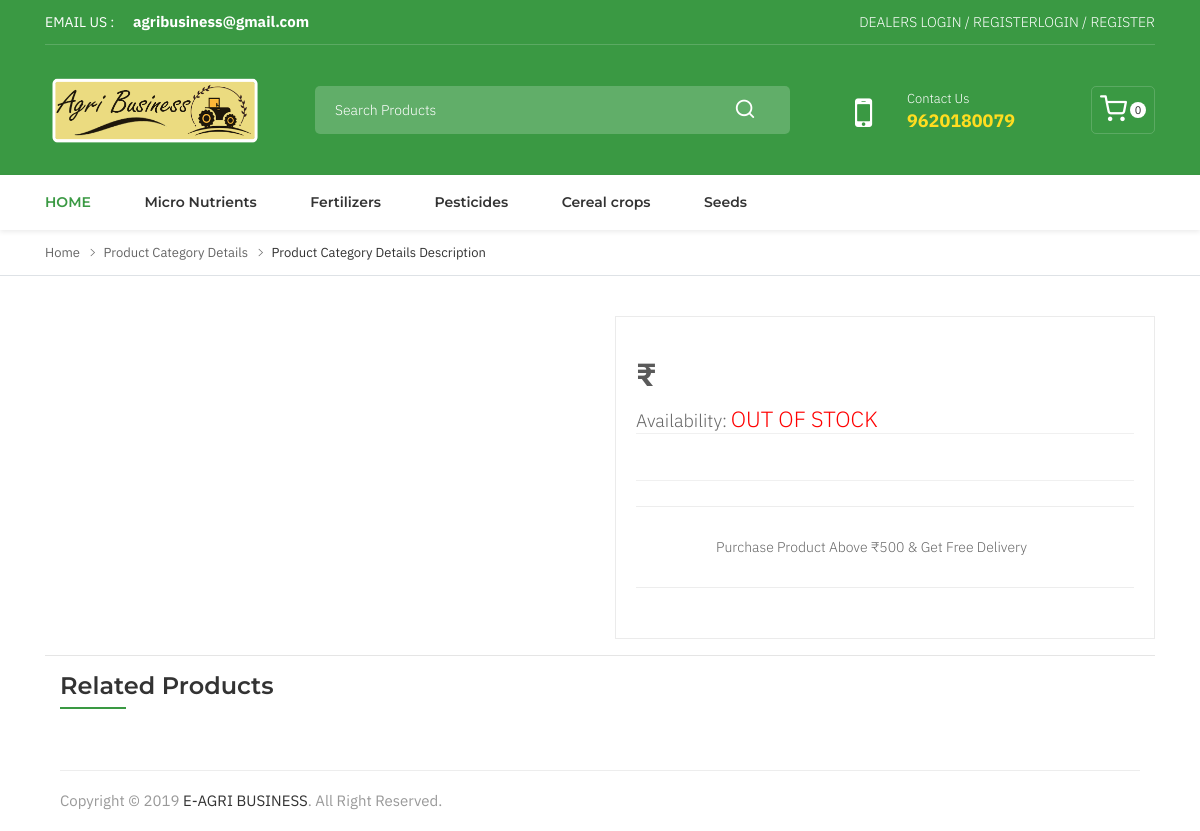
/products_category_search_details.php, run on the app's committed database.
### tables this page shows
CREATE TABLE `product_category` (
  `pc_id` int(11) NOT NULL,
  `pc_name` varchar(100) NOT NULL,
  `pc_date` date NOT NULL
);

CREATE TABLE `extra_charges` (
  `ec_id` int(11) NOT NULL,
  `ec_cgst` float NOT NULL,
  `ec_sgst` float NOT NULL,
  `ec_minimum_amount` float NOT NULL,
  `ec_delivery_charges` float NOT NULL,
  `ec_min_stock_qty` int(11) NOT NULL,
  `ec_max_stock_qty` int(11) NOT NULL,
  `ec_date` date NOT NULL
);

### products_category_search_details.php (the view, shortened to what this page needs)
<!DOCTYPE html>
<html class="no-js" lang="zxx">
<head>
<?php require("1_metatags.php"); ?>
<?php require("5_session_data.php"); ?>
</head>
<body>
<?php require("2_header.php"); ?>
<div class="breadcrumb-area pt-10 pb-10 border-bottom mb-40">
<div class="container">
<div class="row">
<div class="col-lg-12">
<div class="breadcrumb-content">
<ul>
<li class="has-child"><a href="index.php">Home</a></li>
<li class="has-child"><a href="#">Product Category Details</a></li>
<li>Product Category Details Description</li>
</ul>
</div>
</div>
</div>
</div>
</div>
<div class="product-details-area mb-40">
<div class="container">
<div class="row">
<div class="col-lg-6 mb-md-30 mb-sm-25">
<div class="big-image-slider-wrapper big-image-slider-wrapper--change-cursor">
<div class="ht-slick-slider big-image-slider99"
data-slick-setting='{
"slidesToShow": 1,
"slidesToScroll": 1,
"dots": false,
"autoplay": false,
"autoplaySpeed": 5000,
"speed": 1000
}'
data-slick-responsive='[
{"breakpoint":1501, "settings": {"slidesToShow": 1} },
{"breakpoint":1199, "settings": {"slidesToShow": 1} },
{"breakpoint":991, "settings": {"slidesToShow": 1} },
{"breakpoint":767, "settings": {"slidesToShow": 1} },
{"breakpoint":575, "settings": {"slidesToShow": 1} },
{"breakpoint":479, "settings": {"slidesToShow": 1} }
]'
>
<?php
require("db_connection.php");
$sql4=$conn->prepare("SELECT * FROM extra_charges");
$sql4->execute();
$result4=$sql4->get_result();
$row4=$result4->fetch_assoc();
$min_stock_qty=$row4["ec_min_stock_qty"];
$product_name=$_POST["typeahead"];
$sql=$conn->prepare("SELECT * FROM product_details pd,product_category pc,stock_details s WHERE pd.pc_id=pc.pc_id AND pd.pd_id=s.pd_id AND pd.pd_name=?");
$sql->bind_param("s",$product_name);
$sql->execute();
$result=$sql->get_result();
$row=$result->fetch_assoc();
?>
<div class="big-image-slider-single-item">
</div>
<div class="big-image-slider-single-item">
</div>
</div>
</div>
<div class="small-image-slider-wrapper small-image-slider-wrapper--quickview">
<div class="ht-slick-slider small-image-slider"
data-slick-setting='{
"slidesToShow": 4,
"slidesToScroll": 1,
"dots": false,
"autoplay": false,
"autoplaySpeed": 5000,
"speed": 1000,
"asNavFor": ".big-image-slider99",
"focusOnSelect": true,
"arrows": true,
"prevArrow": {"buttonClass": "slick-prev", "iconClass": "ion-ios-arrow-left" },
"nextArrow": {"buttonClass": "slick-next", "iconClass": "ion-ios-arrow-right" }
}'
data-slick-responsive='[
{"breakpoint":1501, "settings": {"slidesToShow": 4} },
{"breakpoint":1199, "settings": {"slidesToShow": 4} },
{"breakpoint":991, "settings": {"slidesToShow": 4} },
{"breakpoint":767, "settings": {"slidesToShow": 4} },
{"breakpoint":575, "settings": {"slidesToShow": 3} },
{"breakpoint":479, "settings": {"slidesToShow": 2} }
]'
>
<div class="small-image-slider-single-item">
</div>
<div class="small-image-slider-single-item">
</div>
</div>
</div>
</div>
    <div class="col-lg-6">
        <div class="product-detail-content">
            <?php
            if($row["sd_discount"]!=0)
            {
                $discount_price=$row["sd_unitprice"]-$row["sd_discount"];
            ?>
            <p class="product-price product-price--big mb-10"><span class="discounted-price" style="color:#5a5a5a">&#8377;<?php echo $discount_price ;?></span> <span class="main-price discounted">&#8377;<?php echo $row["sd_unitprice"];?></span></p>
            <?php
            }else{
            ?>
            <p class="product-price product-price--big mb-10"><span class="discounted-price" style="color:#5a5a5a">&#8377;<?php echo $row["sd_unitprice"];?></span></p>
            <?php } ?>
            <div class="product-info-block mb-30">
                <div class="single-info">
                    <?php
                    if($row["sd_quantity"]<=$min_stock_qty || $row["sd_status"]=="OUT OF STOCK")
                    {
                    ?>
                    <span class="title" style="font-size:18px">Availability:</span>
                    <span class="value stock-red" style="font-size:22px;color:red">OUT OF STOCK</span>
                    <div class="product-short-desc mb-25">
                    </div>
                    <?php
                    }
            ?>
            <div class="product-details-feature-wrapper d-flex justify-content-start mt-20">
                <div class="single-icon-feature single-icon-feature--product-details ml-30 ml-xs-0 ml-xxs-0">
                    <div class="single-icon-feature__content">
                        <?php
                        $sql1=$conn->prepare("SELECT * FROM extra_charges");
                        $sql1->execute();
                        $result1=$sql1->get_result();
                        $row1=$result1->fetch_assoc();
                        ?>
                        <p class="feature-text">Purchase Product Above &#8377;<?php echo $row1["ec_minimum_amount"];?> & Get Free Delivery</p>
                    </div>
                </div>
            </div>
        </div>
    </div>
    </div>
    </div>
    </div>
<hr>
    <div class="product-single-row-slider-area mb-40">
        <div class="container">
            <div class="row">
                <div class="col-lg-12">
                    <div class="section-title mb-20">
                        <h2>Related Products</h2>
                    </div>
                </div>
            </div>
            <div class="row">
                <div class="col-lg-12">
                </div>
            </div>
        </div>
    </div>
    <?php require("3_footer.php"); ?>
    </body>
</html>

### 2_header.php (shortened to what this page needs)
<div class="header-area header-sticky">
        <div class="navigation-top">
            <div class="container">
                <div class="row">
                    <div class="col-lg-12">
                        <div class="navigation-top-topbar pt-10 pb-10">
                            <div class="row align-items-center">
                                <div class="col-lg-4 col-md-6 text-center text-md-left">
                                    <div class="header-top-social-links">
                                        <span class="follow-text mr-15"><b>EMAIL US :</b></span>
                                        <ul class="social-link-small">
                                            <li><b style="color:white;">agribusiness@gmail.com</b></li>
                                        </ul>
                                    </div>
                                </div>
                                <div class="col-lg-4 offset-lg-4 col-md-6">
                                    <div class="headertop-dropdown-container justify-content-center justify-content-md-end" style="color:white;">
                               <?php
if(isset($_SESSION["grow_smart_customer"]))
{
    require("db_connection.php");
    $sql=$conn->prepare("SELECT * FROM customer_details WHERE cd_username=?");
    $sql->bind_param("s",$_SESSION["grow_smart_customer"]);
    $sql->execute();
    $result=$sql->get_result();
    $row=$result->fetch_assoc();
    $fullname=$row["cd_name"];
?>
                    Welcome, <?php echo $fullname; ?>
                                       <span class="separator">|</span>
                                        <div class="header-top-single-dropdown">
                                            <a href="javascript:void(0)" class="active-dropdown-trigger" id="user-options">My Account <i class="ion-ios-arrow-down"></i></a>
                                            <div class="header-top-single-dropdown__dropdown-menu-items deactive-dropdown-menu extra-small-mobile-fix">
                                                <ul>
                                <li><a href="customer_profile.php">PROFILE</a></li>
                                <li><a href="customer_order_summary.php">ORDER SUMMARY</a></li>
                                <li><a href="logout.php">LOGOUT</a></li>
                                                </ul>
                                            </div>
                                        </div>
<?php
}
else
{
?>                         <div class="header-top-single-dropdown">
                                        <a href="dealers_login_register.php">DEALERS LOGIN / REGISTER</a>
                                        </div>
                                                 <div class="header-top-single-dropdown">
                                        <a href="customer_register_login.php">LOGIN / REGISTER</a>
                                        </div>
                                        <?php } ?>
                                    </div>
                                </div>
                            </div>
                        </div>
                    </div>
                </div>
                <div class="row">
                    <div class="col-lg-12">
                        <div class="navigation-top-search-area pt-25 pb-25">
                            <div class="row align-items-center">
                                <div class="col-6 col-xl-2 col-lg-3 order-1 col-md-6 col-sm-5">
                                    <div class="logo">
<a href="index.php">
<img src="assets/img/logo.png" class="" alt="" width="220" height="80">
</a>
</div>
                                </div>
                                <div class="col-xl-5 offset-xl-1 col-lg-4 order-4 order-lg-2 mt-md-25 mt-sm-25">
<div class="search-bar">
<div class="row">
<form name="f1" method="post" action="products_category_search_details.php">
<input type="text" name="typeahead" class="typeahead" autocomplete="off" spellcheck="false" placeholder="Search Products" size="60">
<button type="submit"> <i class="icon-search"></i></button>
</form>
</div>
</div>
                                </div>
                                <div class="col-xl-3 col-lg-3 order-3 order-sm-2 order-lg-3 order-xs-3 col-md-4 col-sm-5 text-center text-sm-left mt-xs-25">
                                    <div class="customer-support-text">
                                        <div class="icon" style="font-size:40px;">
                                       <i class="fa fa-mobile-phone" style="color:white;"></i>
                                        </div>
                                        <div class="text">
                                            <span>Contact Us</span>
                                            <p>9620180079</p>
                                        </div>
                                    </div>
                                </div>
                                <div class="col-6 col-xl-1 col-lg-2 text-right order-2 order-sm-3 order-lg-4 order-xs-2 col-md-2 col-sm-2">
<?php
require("5_session_data.php");
require("db_connection.php");
$status="CART";
$sql1=$conn->prepare("SELECT COUNT(*) as total FROM product_cart_details WHERE cd_id=? AND pcd_status=?");
$sql1->bind_param("is",$cd_id,$status);
$sql1->execute();
$result1=$sql1->get_result();
$row1=$result1->fetch_assoc();
$count=$row1["total"];
?>
                                    <div class="header-cart-icon">
                                        <a href="product_cart_details.php"  class="small-cart-trigger">
                                            <i class="icon-shopping-cart"></i>
                                            <span class="cart-counter"><?php echo $count;?></span>
                                        </a>
                                    </div>
                                </div>
                            </div>
                        </div>
                    </div>
                </div>
            </div>
        </div>
        <div class="navigation-menu-area">
            <div class="container">
                <div class="row">
                    <div class="col-lg-12">
                        <div class="main-menu d-none d-lg-block">
                            <nav>
                                <ul>
                                    <li class="active"><a href="index.php">HOME</a>
                                    </li>
                                    <?php
                                    require('db_connection.php');
                                    $sql=$conn->prepare("SELECT * FROM product_category ORDER BY pc_id ASC");
                                    $sql->execute();
                                    $result=$sql->get_result();
                                    while($row=$result->fetch_assoc()){
                                    ?>
                                    <li> <a href="products_category_details.php?pc_id=<?php echo base64_encode($row["pc_id"]);?>"><?php echo $row['pc_name'];?></a></li>
                                    <?php
                                    }
                                    ?>
                                </ul>
                            </nav>
                        </div>
                    </div>
                </div>
            </div>
        </div>
    </div>

### 6_product_ajax_search_css.php (style rules this page uses)
.typeahead, .tt-query, .tt-hint { border: 1px solid #424344; font-size: 24px; height: 30px; line-height: 30px; outline: medium none; padding: 8px 12px; width:100%; }

### data on the page
product_category: pc_name "Micro Nutrients"
product_category: pc_name "Fertilizers"
product_category: pc_name "Pesticides"
product_category: pc_name "Cereal crops"
product_category: pc_name "Seeds"
extra_charges: ec_minimum_amount "500"

### other printed values
$count "0"
